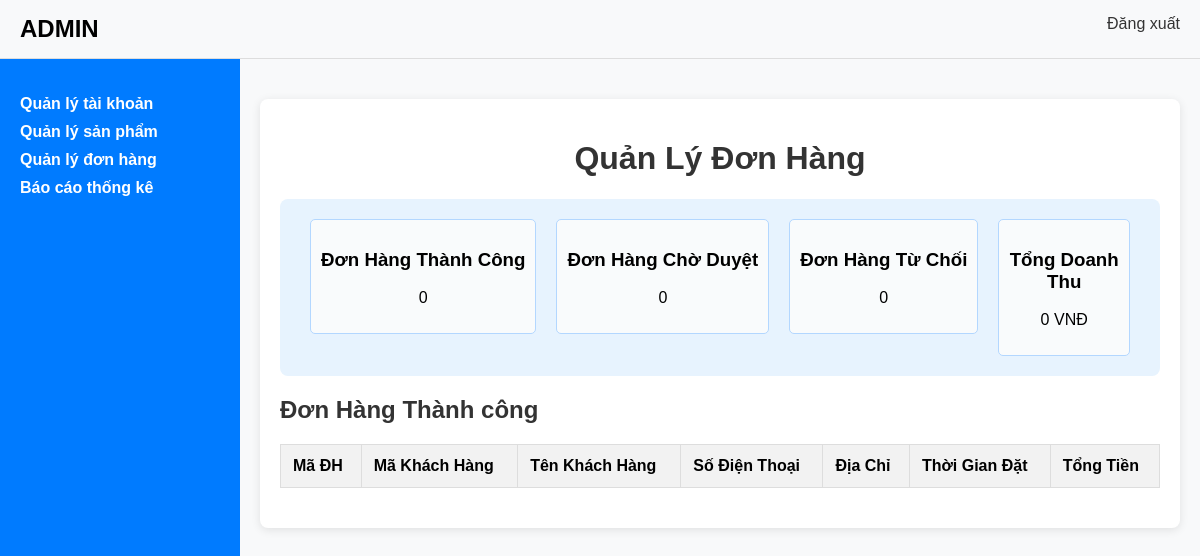
The app's page /admin/index.php?action=manage-orders&value=dhthanhcong, older data.
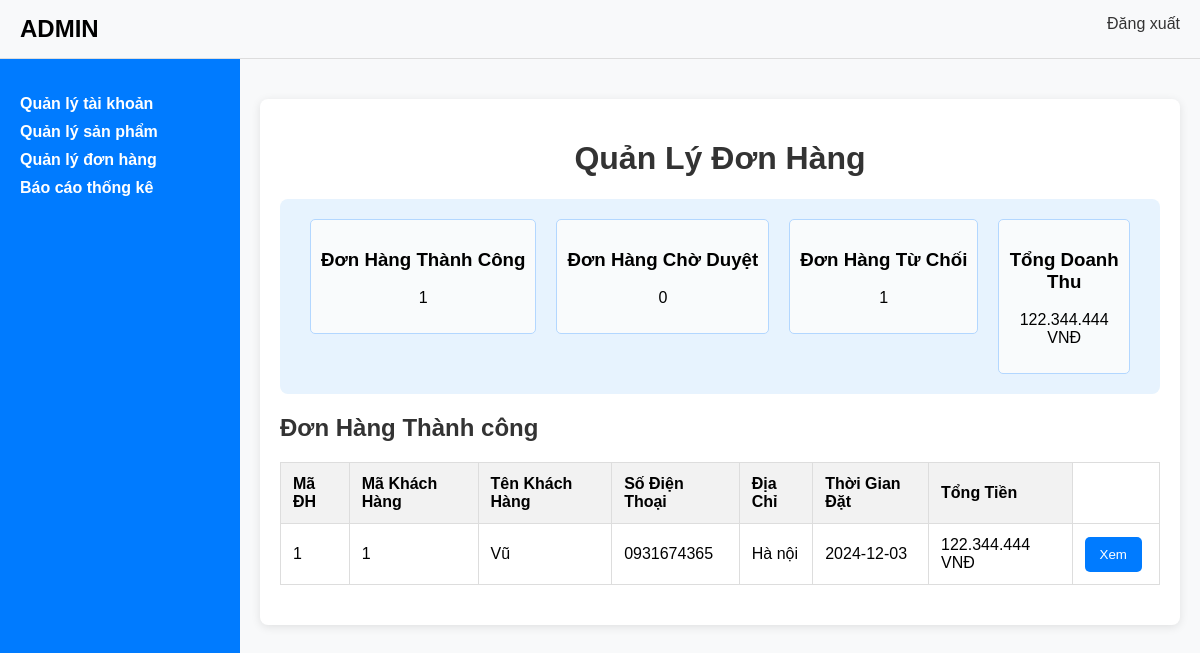
The same page, newer data.
### tables this page shows
CREATE TABLE `donhang` (
  `MaDH` int(11) NOT NULL,
  `MaKH` int(11) DEFAULT NULL,
  `NgayDat` date DEFAULT NULL,
  `TenNguoiNhan` varchar(100) DEFAULT NULL,
  `SDT` varchar(15) DEFAULT NULL,
  `DiaCHiGiaoHang` varchar(255) DEFAULT NULL,
  `NgayGiaoHang` date DEFAULT NULL,
  `GiaTriDH` double DEFAULT NULL,
  `PhiVanChuyen` double DEFAULT NULL,
  `KhuyenMai` double DEFAULT NULL,
  `TongTien` double DEFAULT NULL,
  `TrangThai` enum('0','1','2') DEFAULT '0'
);

CREATE TABLE `khachhang` (
  `MaKH` int(11) NOT NULL,
  `TenKH` varchar(100) NOT NULL,
  `DiaChi` varchar(255) DEFAULT NULL,
  `SoDienThoai` varchar(15) DEFAULT NULL,
  `GioiTinh` char(1) DEFAULT NULL,
  `MatKhau` varchar(255) DEFAULT NULL,
  `MaGioHang` int(11) DEFAULT NULL
);

### admin/module/main/qldh/dhthanhcong.php (the view, shortened to what this page needs)
<h2 class="status-title">Đơn Hàng Thành công</h2>
    <table>
        <thead>
            <tr>
                <th>Mã ĐH</th>
                <th>Mã Khách Hàng</th>
                <th>Tên Khách Hàng</th>
                <th>Số Điện Thoại</th>
                <th>Địa Chỉ</th>
                <th>Thời Gian Đặt</th>
                <th>Tổng Tiền</th>
            </tr>
        </thead>
        <tbody>
            <?php
                $sql = "SELECT * FROM donhang JOIN khachhang ON donhang.MaKH = khachhang.MaKH WHERE trangthai = '1'";
                $resuilt = mysqli_query($mysqli, $sql);
                if ($resuilt && mysqli_num_rows($resuilt) > 0) {
                    while ($row = mysqli_fetch_assoc($resuilt)) {
            ?>
            <tr>
            <td><?php echo $row['MaDH']; ?></td>
                    <td><?php echo $row['MaKH']; ?></td>
                    <td><?php echo $row['TenKH']; ?></td>
                    <td><?php echo $row['SDT']; ?></td>
                    <td><?php echo $row['DiaCHiGiaoHang']; ?></td>
                    <td><?php echo $row['NgayDat']; ?></td>
                    <td><?php echo number_format($row['TongTien'], 0, ',', '.'); ?> VNĐ</td>
                    <td><form method="POST" style="display: inline;">
                            <button type="submit" name="Xem" value="<?php echo $row['MaDH']; ?>" class="btn xem-btn">Xem</button>
                        </form></td>
            </tr>
            <?php }}?>
        </tbody>
    </table>
</div>

### admin/module/main/qldh/index.php
<h1>Quản Lý Đơn Hàng</h1>
<?php
$dh_thanhcong = mysqli_query($mysqli, "SELECT COUNT(*) as total FROM donhang WHERE TrangThai = '1'");
$dh_choduyet = mysqli_query($mysqli, "SELECT COUNT(*) as total FROM donhang WHERE TrangThai = '0'");
$dh_tuchoi = mysqli_query($mysqli, "SELECT COUNT(*) as total FROM donhang WHERE TrangThai = '2'");
$thanhcong = mysqli_fetch_assoc($dh_thanhcong)['total'];
$choduyet = mysqli_fetch_assoc($dh_choduyet)['total'];
$tuchoi = mysqli_fetch_assoc($dh_tuchoi)['total'];
$doanhthu = mysqli_query($mysqli, "SELECT SUM(TongTien) as total FROM donhang WHERE TrangThai = '1'");
$doanhthu_total = mysqli_fetch_assoc($doanhthu)['total'];
?>
<div class="summary">
    <a href="index.php?action=manage-orders&value=dhthanhcong">
        <div class="summary-item">
            <h3>Đơn Hàng Thành Công</h3>
            <p><?php echo $thanhcong; ?></p>
        </div>
    </a>
    <a href="index.php?action=manage-orders&value=duyetdh">
        <div class="summary-item">
            <h3>Đơn Hàng Chờ Duyệt</h3>
            <p><?php echo $choduyet; ?></p>
        </div>
    </a>
    <a href="index.php?action=manage-orders&value=huydh">
        <div class="summary-item">
            <h3>Đơn Hàng Từ Chối</h3>
            <p><?php echo $tuchoi; ?></p>
        </div>
    </a>
    <div class="summary-item">
        <h3>Tổng Doanh Thu</h3>
        <p><?php echo number_format($doanhthu_total, 0, ',', '.') . " VNĐ"; ?></p>
    </div>
</div>

Row changes from the older to the newer data that the page shows:
added donhang: MaDH "1", MaKH.MaKH "1", MaKH.TenKH "Vũ", SDT "0931674365", DiaCHiGiaoHang "Hà nội", NgayDat "2024-12-03", TongTien "122.344.444"
Text that changed along with them:
$thanhcong: "0" → "1"
$tuchoi: "0" → "1"
$doanhthu_total: "0" → "122.344.444"
